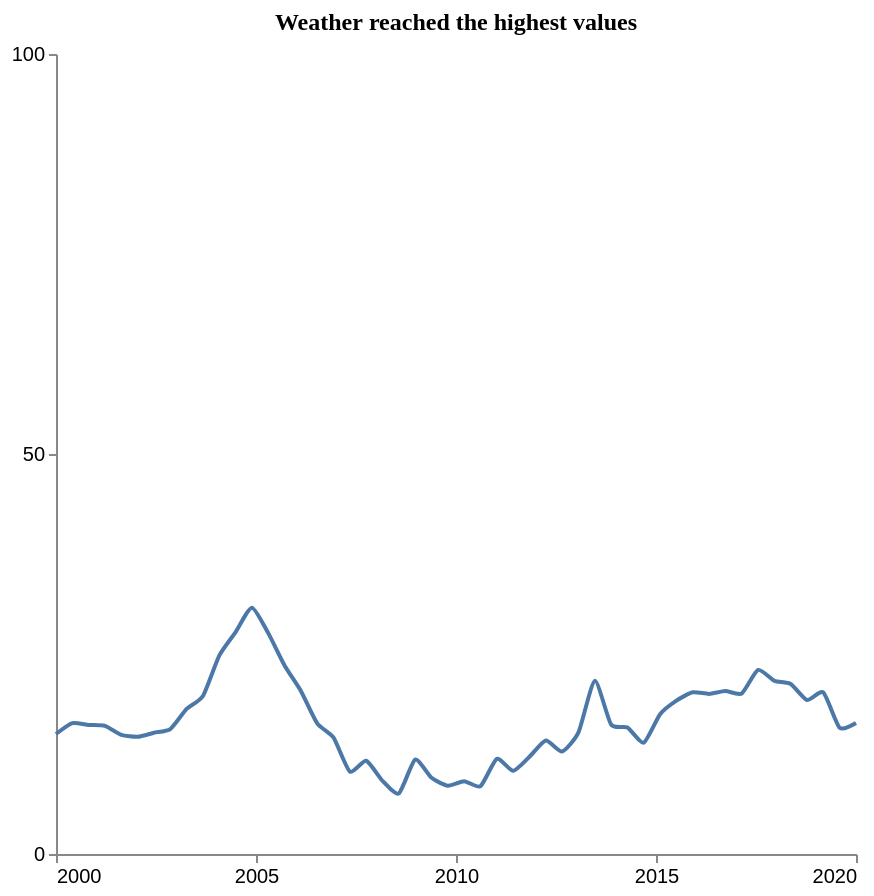

Write a Vega-Lite specification for this figure.
### Vega-Lite specification from a JSON file in a GitHub repository (floating-point values rounded to 4 significant figures)
{"$schema": "https://vega.github.io/schema/vega-lite/v5.json", "description": "Pattern: Peak", "data": {"values": [{"X": 2000.0, "Y": 15.0}, {"X": 2000.0, "Y": 16.36}, {"X": 2001.0, "Y": 16.14}, {"X": 2001.0, "Y": 16.01}, {"X": 2002.0, "Y": 14.89}, {"X": 2002.0, "Y": 14.65}, {"X": 2002.0, "Y": 15.16}, {"X": 2003.0, "Y": 15.62}, {"X": 2003.0, "Y": 18.13}, {"X": 2004.0, "Y": 19.76}, {"X": 2004.0, "Y": 24.8}, {"X": 2004.0, "Y": 27.74}, {"X": 2005.0, "Y": 30.8}, {"X": 2005.0, "Y": 27.61}, {"X": 2006.0, "Y": 23.57}, {"X": 2006.0, "Y": 20.37}, {"X": 2007.0, "Y": 16.33}, {"X": 2007.0, "Y": 14.55}, {"X": 2007.0, "Y": 10.31}, {"X": 2008.0, "Y": 11.65}, {"X": 2008.0, "Y": 9.15}, {"X": 2009.0, "Y": 7.572}, {"X": 2009.0, "Y": 11.79}, {"X": 2009.0, "Y": 9.526}, {"X": 2010.0, "Y": 8.532}, {"X": 2010.0, "Y": 9.1}, {"X": 2011.0, "Y": 8.479}, {"X": 2011.0, "Y": 11.9}, {"X": 2011.0, "Y": 10.4}, {"X": 2012.0, "Y": 12.16}, {"X": 2012.0, "Y": 14.19}, {"X": 2013.0, "Y": 12.81}, {"X": 2013.0, "Y": 15.2}, {"X": 2013.0, "Y": 21.65}, {"X": 2014.0, "Y": 16.19}, {"X": 2014.0, "Y": 15.82}, {"X": 2015.0, "Y": 13.92}, {"X": 2015.0, "Y": 17.46}, {"X": 2016.0, "Y": 19.16}, {"X": 2016.0, "Y": 20.22}, {"X": 2016.0, "Y": 20.01}, {"X": 2017.0, "Y": 20.38}, {"X": 2017.0, "Y": 20.06}, {"X": 2018.0, "Y": 23.01}, {"X": 2018.0, "Y": 21.65}, {"X": 2018.0, "Y": 21.25}, {"X": 2019.0, "Y": 19.25}, {"X": 2019.0, "Y": 20.18}, {"X": 2020.0, "Y": 15.78}, {"X": 2020.0, "Y": 16.37}]}, "mark": {"type": "line", "interpolate": "cardinal", "tension": 0.4}, "encoding": {"x": {"field": "X", "type": "quantitative", "title": "", "axis": {"grid": false, "format": "d", "values": [2000, 2005, 2010, 2015, 2020], "tickSize": 4}, "scale": {"domain": [2000, 2020]}}, "y": {"field": "Y", "type": "quantitative", "title": "", "axis": {"grid": false, "format": "d", "values": [0, 50, 100], "tickSize": 4, "tickOpacity": 1}, "scale": {"domain": [0, 100]}}}, "title": {"text": "Weather reached the highest values", "anchor": "middle", "font": "Tahoma", "fontSize": 12}, "config": {"lineBreak": "^", "view": {"stroke": null}}, "height": 400, "width": 400, "autosize": "pad"}
